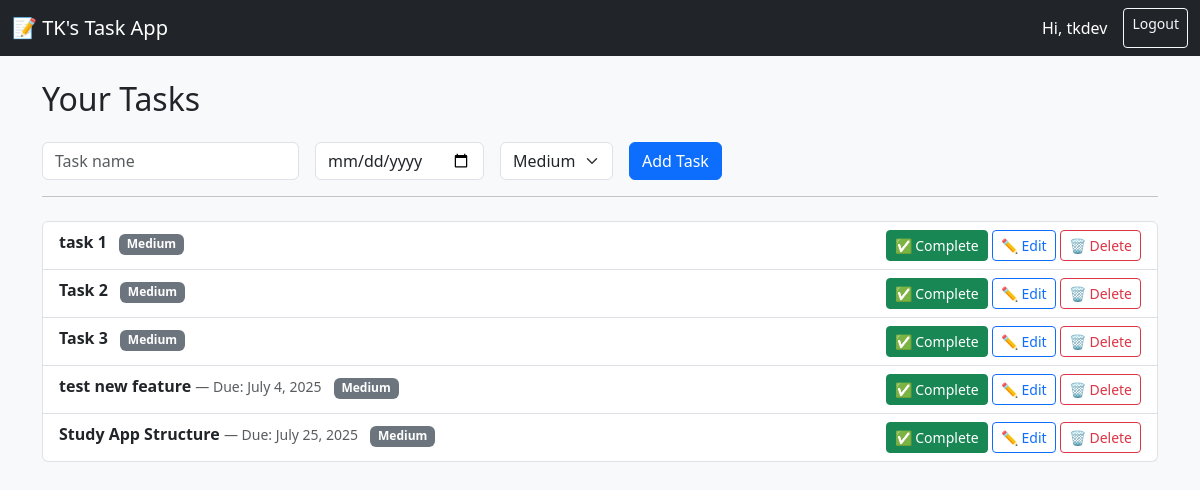
The app's page / (signed in) with its own data.
### TaskApp/models.py (models this page shows, shortened)
class Task(models.Model):
    PRIORITY_CHOICES = [
        ('Low', 'Low'),
        ('Medium', 'Medium'),
        ('High', 'High'),
    ]
    user = models.ForeignKey(User, on_delete=models.CASCADE)
    name = models.CharField(max_length=255)
    completed = models.BooleanField(default=False)
    due_date = models.DateField(null=True, blank=True)
    priority = models.CharField(max_length=10, choices=PRIORITY_CHOICES, default='Low')

### TaskApp/views.py (the view, shortened to what this page needs)
# urls.py: path('', views.index, name='index'),
@login_required(login_url="/login/")
def index(request):
    tasks = Task.objects.filter(user=request.user).order_by('completed', 'due_date')
    return render(request, "TaskApp/index.html", {"tasks": tasks})

### TaskApp/templates/TaskApp/index.html (shortened to what this page needs)
{% extends "TaskApp/base.html" %}
{% block content %}
<h2 class="mb-4">Your Tasks</h2>
<form method="POST" class="row g-3 align-items-center">
    <div class="col-auto">
        <input type="text" name="task" class="form-control" placeholder="Task name" required>
    </div>
    <div class="col-auto">
        <input type="date" name="due_date" class="form-control">
    </div>
    <div class="col-auto">
        <select name="priority" class="form-select">
            <option value="Medium" selected>Medium</option>
        </select>
    </div>
    <div class="col-auto">
        <button type="submit" class="btn btn-primary">Add Task</button>
    </div>
</form>
<hr>
<ul class="list-group mt-4">
    {% for task in tasks %}
        <li class="list-group-item d-flex justify-content-between align-items-start {% if task.completed %}text-muted text-decoration-line-through{% endif %}">
            <div>
                <strong>{{ task.name }}</strong>
                {% if task.due_date %}
                    <small class="text-muted"> — Due: {{ task.due_date }}</small>
                {% endif %}
                <span class="badge bg-secondary ms-2">{{ task.priority }}</span>
            </div>
            <div>
                <a href="{% url 'complete_task' task.id %}" class="btn btn-sm {% if task.completed %}btn-warning{% else %}btn-success{% endif %}">
                    {% if task.completed %}✔ Undo{% else %}✅ Complete{% endif %}
                </a>
                <a href="{% url 'edit_task' task.id %}" class="btn btn-sm btn-outline-primary">✏️ Edit</a>
                <a href="{% url 'delete_task' task.id %}" class="btn btn-sm btn-outline-danger">🗑 Delete</a>
            </div>
        </li>
    {% empty %}
        <li class="list-group-item">No tasks yet.</li>
    {% endfor %}
</ul>
{% endblock %}

### TaskApp/templates/TaskApp/base.html (shortened to what this page needs)
<!DOCTYPE html>
<html lang="en">
<head>
    <link href="https://cdn.jsdelivr.net/npm/bootstrap@5.3.3/dist/css/bootstrap.min.css" rel="stylesheet">
</head>
<body class="bg-light">
<nav class="navbar navbar-expand-lg navbar-dark bg-dark">
    <div class="container-fluid">
        <a class="navbar-brand" href="/">📝 TK's Task App</a>
        <div class="d-flex">
            {% if request.user.is_authenticated %}
                <span class="navbar-text text-white me-3">Hi, {{ request.user.username }}</span>
                <a href="{% url 'logout' %}" class="btn btn-outline-light btn-sm">Logout</a>
            {% endif %}
        </div>
    </div>
</nav>
<div class="container mt-4">
    {% block content %}{% endblock %}
</div>
</body>
</html>

### records on screen
Task: name "task 1", priority "Medium", completed "✅ Complete"
Task: name "Task 2", priority "Medium", completed "✅ Complete"
Task: name "Task 3", priority "Medium", completed "✅ Complete"
Task: name "test new feature", due_date "July 4, 2025", priority "Medium", completed "✅ Complete"
Task: name "Study App Structure", due_date "July 25, 2025", priority "Medium", completed "✅ Complete"

### other values on screen
{{ request.user.username }} "tkdev"
